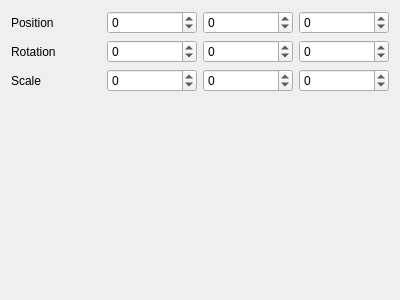
<?xml version="1.0" encoding="UTF-8"?>
<ui version="4.0">
 <class>Transform</class>
 <widget class="QWidget" name="Transform">
  <property name="geometry">
   <rect>
    <x>0</x>
    <y>0</y>
    <width>400</width>
    <height>300</height>
   </rect>
  </property>
  <property name="windowTitle">
   <string>Form</string>
  </property>
  <layout class="QVBoxLayout" name="verticalLayout">
   <item>
    <layout class="QGridLayout" name="gridLayout">
     <item row="0" column="0">
      <widget class="QLabel" name="PositioLabel">
       <property name="text">
        <string>Position</string>
       </property>
      </widget>
     </item>
     <item row="0" column="1">
      <widget class="QSpinBox" name="PositionX">
       <property name="minimum">
        <number>-99</number>
       </property>
      </widget>
     </item>
     <item row="0" column="2">
      <widget class="QSpinBox" name="PositionY">
       <property name="minimum">
        <number>-99</number>
       </property>
      </widget>
     </item>
     <item row="0" column="3">
      <widget class="QSpinBox" name="PositioZ">
       <property name="minimum">
        <number>-99</number>
       </property>
      </widget>
     </item>
     <item row="1" column="0">
      <widget class="QLabel" name="RotationLabel">
       <property name="text">
        <string>Rotation</string>
       </property>
      </widget>
     </item>
     <item row="1" column="1">
      <widget class="QSpinBox" name="RotationX">
       <property name="minimum">
        <number>-99</number>
       </property>
      </widget>
     </item>
     <item row="1" column="2">
      <widget class="QSpinBox" name="RotationY">
       <property name="minimum">
        <number>-99</number>
       </property>
      </widget>
     </item>
     <item row="1" column="3">
      <widget class="QSpinBox" name="RotationZ">
       <property name="minimum">
        <number>-99</number>
       </property>
      </widget>
     </item>
     <item row="2" column="0">
      <widget class="QLabel" name="ScaleLabel">
       <property name="text">
        <string>Scale</string>
       </property>
      </widget>
     </item>
     <item row="2" column="1">
      <widget class="QSpinBox" name="ScaleX">
       <property name="minimum">
        <number>-99</number>
       </property>
      </widget>
     </item>
     <item row="2" column="2">
      <widget class="QSpinBox" name="ScaleY">
       <property name="minimum">
        <number>-99</number>
       </property>
      </widget>
     </item>
     <item row="2" column="3">
      <widget class="QSpinBox" name="ScaleZ">
       <property name="minimum">
        <number>-99</number>
       </property>
      </widget>
     </item>
    </layout>
   </item>
   <item>
    <spacer name="verticalSpacer">
     <property name="orientation">
      <enum>Qt::Vertical</enum>
     </property>
     <property name="sizeHint" stdset="0">
      <size>
       <width>20</width>
       <height>199</height>
      </size>
     </property>
    </spacer>
   </item>
  </layout>
 </widget>
 <resources/>
 <connections/>
</ui>
